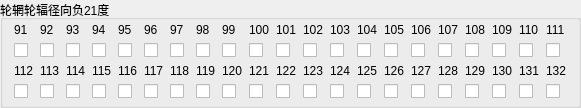
        <widget class="QGroupBox" name="groupBox_3">
         <property name="title">
          <string>轮辋轮辐径向负21度</string>
         </property>
         <layout class="QGridLayout" name="gridLayout">
          <property name="topMargin">
           <number>3</number>
          </property>
          <property name="bottomMargin">
           <number>6</number>
          </property>
          <property name="verticalSpacing">
           <number>6</number>
          </property>
          <item row="0" column="0">
           <widget class="QLabel" name="label_91">
            <property name="text">
             <string>91</string>
            </property>
           </widget>
          </item>
          <item row="0" column="1">
           <widget class="QLabel" name="label_92">
            <property name="text">
             <string>92</string>
            </property>
           </widget>
          </item>
          <item row="0" column="2">
           <widget class="QLabel" name="label_93">
            <property name="text">
             <string>93</string>
            </property>
           </widget>
          </item>
          <item row="0" column="3">
           <widget class="QLabel" name="label_94">
            <property name="text">
             <string>94</string>
            </property>
           </widget>
          </item>
          <item row="0" column="4">
           <widget class="QLabel" name="label_95">
            <property name="text">
             <string>95</string>
            </property>
           </widget>
          </item>
          <item row="0" column="5">
           <widget class="QLabel" name="label_96">
            <property name="text">
             <string>96</string>
            </property>
           </widget>
          </item>
          <item row="0" column="6">
           <widget class="QLabel" name="label_97">
            <property name="text">
             <string>97</string>
            </property>
           </widget>
          </item>
          <item row="0" column="7">
           <widget class="QLabel" name="label_98">
            <property name="text">
             <string>98</string>
            </property>
           </widget>
          </item>
          <item row="0" column="8">
           <widget class="QLabel" name="label_99">
            <property name="text">
             <string>99</string>
            </property>
           </widget>
          </item>
          <item row="0" column="9">
           <widget class="QLabel" name="label_100">
            <property name="text">
             <string>100</string>
            </property>
           </widget>
          </item>
          <item row="0" column="10">
           <widget class="QLabel" name="label_101">
            <property name="text">
             <string>101</string>
            </property>
           </widget>
          </item>
          <item row="0" column="11">
           <widget class="QLabel" name="label_102">
            <property name="text">
             <string>102</string>
            </property>
           </widget>
          </item>
          <item row="0" column="12">
           <widget class="QLabel" name="label_103">
            <property name="text">
             <string>103</string>
            </property>
           </widget>
          </item>
          <item row="0" column="13">
           <widget class="QLabel" name="label_104">
            <property name="text">
             <string>104</string>
            </property>
           </widget>
          </item>
          <item row="0" column="14">
           <widget class="QLabel" name="label_105">
            <property name="text">
             <string>105</string>
            </property>
           </widget>
          </item>
          <item row="0" column="15">
           <widget class="QLabel" name="label_106">
            <property name="text">
             <string>106</string>
            </property>
           </widget>
          </item>
          <item row="0" column="16">
           <widget class="QLabel" name="label_107">
            <property name="text">
             <string>107</string>
            </property>
           </widget>
          </item>
          <item row="0" column="17">
           <widget class="QLabel" name="label_108">
            <property name="text">
             <string>108</string>
            </property>
           </widget>
          </item>
          <item row="0" column="18">
           <widget class="QLabel" name="label_109">
            <property name="text">
             <string>109</string>
            </property>
           </widget>
          </item>
          <item row="0" column="19">
           <widget class="QLabel" name="label_110">
            <property name="text">
             <string>110</string>
            </property>
           </widget>
          </item>
          <item row="0" column="20">
           <widget class="QLabel" name="label_111">
            <property name="text">
             <string>111</string>
            </property>
           </widget>
          </item>
          <item row="1" column="0">
           <widget class="QCheckBox" name="sensor_91"/>
          </item>
          <item row="1" column="1">
           <widget class="QCheckBox" name="sensor_92"/>
          </item>
          <item row="1" column="2">
           <widget class="QCheckBox" name="sensor_93"/>
          </item>
          <item row="1" column="3">
           <widget class="QCheckBox" name="sensor_94"/>
          </item>
          <item row="1" column="4">
           <widget class="QCheckBox" name="sensor_95"/>
          </item>
          <item row="1" column="5">
           <widget class="QCheckBox" name="sensor_96"/>
          </item>
          <item row="1" column="6">
           <widget class="QCheckBox" name="sensor_97"/>
          </item>
          <item row="1" column="7">
           <widget class="QCheckBox" name="sensor_98"/>
          </item>
          <item row="1" column="8">
           <widget class="QCheckBox" name="sensor_99"/>
          </item>
          <item row="1" column="9">
           <widget class="QCheckBox" name="sensor_100"/>
          </item>
          <item row="1" column="10">
           <widget class="QCheckBox" name="sensor_101"/>
          </item>
          <item row="1" column="11">
           <widget class="QCheckBox" name="sensor_102"/>
          </item>
          <item row="1" column="12">
           <widget class="QCheckBox" name="sensor_103"/>
          </item>
          <item row="1" column="13">
           <widget class="QCheckBox" name="sensor_104"/>
          </item>
          <item row="1" column="14">
           <widget class="QCheckBox" name="sensor_105"/>
          </item>
          <item row="1" column="15">
           <widget class="QCheckBox" name="sensor_106"/>
          </item>
          <item row="1" column="16">
           <widget class="QCheckBox" name="sensor_107"/>
          </item>
          <item row="1" column="17">
           <widget class="QCheckBox" name="sensor_108"/>
          </item>
          <item row="1" column="18">
           <widget class="QCheckBox" name="sensor_109"/>
          </item>
          <item row="1" column="19">
           <widget class="QCheckBox" name="sensor_110"/>
          </item>
          <item row="1" column="20">
           <widget class="QCheckBox" name="sensor_111"/>
          </item>
          <item row="2" column="0">
           <widget class="QLabel" name="label_112">
            <property name="text">
             <string>112</string>
            </property>
           </widget>
          </item>
          <item row="2" column="1">
           <widget class="QLabel" name="label_113">
            <property name="text">
             <string>113</string>
            </property>
           </widget>
          </item>
          <item row="2" column="2">
           <widget class="QLabel" name="label_114">
            <property name="text">
             <string>114</string>
            </property>
           </widget>
          </item>
          <item row="2" column="3">
           <widget class="QLabel" name="label_115">
            <property name="text">
             <string>115</string>
            </property>
           </widget>
          </item>
          <item row="2" column="4">
           <widget class="QLabel" name="label_116">
            <property name="text">
             <string>116</string>
            </property>
           </widget>
          </item>
          <item row="2" column="5">
           <widget class="QLabel" name="label_117">
            <property name="text">
             <string>117</string>
            </property>
           </widget>
          </item>
          <item row="2" column="6">
           <widget class="QLabel" name="label_118">
            <property name="text">
             <string>118</string>
            </property>
           </widget>
          </item>
          <item row="2" column="7">
           <widget class="QLabel" name="label_119">
            <property name="text">
             <string>119</string>
            </property>
           </widget>
          </item>
          <item row="2" column="8">
           <widget class="QLabel" name="label_120">
            <property name="text">
             <string>120</string>
            </property>
           </widget>
          </item>
          <item row="2" column="9">
           <widget class="QLabel" name="label_121">
            <property name="text">
             <string>121</string>
            </property>
           </widget>
          </item>
          <item row="2" column="10">
           <widget class="QLabel" name="label_122">
            <property name="text">
             <string>122</string>
            </property>
           </widget>
          </item>
          <item row="2" column="11">
           <widget class="QLabel" name="label_123">
            <property name="text">
             <string>123</string>
            </property>
           </widget>
          </item>
          <item row="2" column="12">
           <widget class="QLabel" name="label_124">
            <property name="text">
             <string>124</string>
            </property>
           </widget>
          </item>
          <item row="2" column="13">
           <widget class="QLabel" name="label_125">
            <property name="text">
             <string>125</string>
            </property>
           </widget>
          </item>
          <item row="2" column="14">
           <widget class="QLabel" name="label_126">
            <property name="text">
             <string>126</string>
            </property>
           </widget>
          </item>
          <item row="2" column="15">
           <widget class="QLabel" name="label_127">
            <property name="text">
             <string>127</string>
            </property>
           </widget>
          </item>
          <item row="2" column="16">
           <widget class="QLabel" name="label_128">
            <property name="text">
             <string>128</string>
            </property>
           </widget>
          </item>
          <item row="2" column="17">
           <widget class="QLabel" name="label_129">
            <property name="text">
             <string>129</string>
            </property>
           </widget>
          </item>
          <item row="2" column="18">
           <widget class="QLabel" name="label_130">
            <property name="text">
             <string>130</string>
            </property>
           </widget>
          </item>
          <item row="2" column="19">
           <widget class="QLabel" name="label_131">
            <property name="text">
             <string>131</string>
            </property>
           </widget>
          </item>
          <item row="2" column="20">
           <widget class="QLabel" name="label_132">
            <property name="text">
             <string>132</string>
            </property>
           </widget>
          </item>
          <item row="3" column="0">
           <widget class="QCheckBox" name="sensor_112"/>
          </item>
          <item row="3" column="1">
           <widget class="QCheckBox" name="sensor_113"/>
          </item>
          <item row="3" column="2">
           <widget class="QCheckBox" name="sensor_114"/>
          </item>
          <item row="3" column="3">
           <widget class="QCheckBox" name="sensor_115"/>
          </item>
          <item row="3" column="4">
           <widget class="QCheckBox" name="sensor_116"/>
          </item>
          <item row="3" column="5">
           <widget class="QCheckBox" name="sensor_117"/>
          </item>
          <item row="3" column="6">
           <widget class="QCheckBox" name="sensor_118"/>
          </item>
          <item row="3" column="7">
           <widget class="QCheckBox" name="sensor_119"/>
          </item>
          <item row="3" column="8">
           <widget class="QCheckBox" name="sensor_120"/>
          </item>
          <item row="3" column="9">
           <widget class="QCheckBox" name="sensor_121"/>
          </item>
          <item row="3" column="10">
           <widget class="QCheckBox" name="sensor_122"/>
          </item>
          <item row="3" column="11">
           <widget class="QCheckBox" name="sensor_123"/>
          </item>
          <item row="3" column="12">
           <widget class="QCheckBox" name="sensor_124"/>
          </item>
          <item row="3" column="13">
           <widget class="QCheckBox" name="sensor_125"/>
          </item>
          <item row="3" column="14">
           <widget class="QCheckBox" name="sensor_126"/>
          </item>
          <item row="3" column="15">
           <widget class="QCheckBox" name="sensor_127"/>
          </item>
          <item row="3" column="16">
           <widget class="QCheckBox" name="sensor_128"/>
          </item>
          <item row="3" column="17">
           <widget class="QCheckBox" name="sensor_129"/>
          </item>
          <item row="3" column="18">
           <widget class="QCheckBox" name="sensor_130"/>
          </item>
          <item row="3" column="19">
           <widget class="QCheckBox" name="sensor_131"/>
          </item>
          <item row="3" column="20">
           <widget class="QCheckBox" name="sensor_132"/>
          </item>
         </layout>
        </widget>
